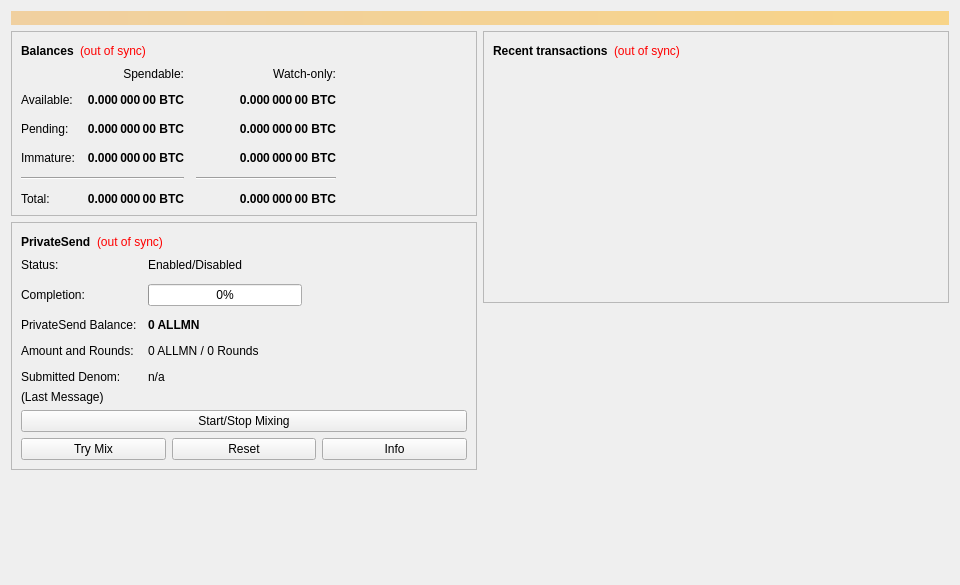
<?xml version="1.0" encoding="UTF-8"?>
<ui version="4.0">
 <class>OverviewPage</class>
 <widget class="QWidget" name="OverviewPage">
  <property name="geometry">
   <rect>
    <x>0</x>
    <y>0</y>
    <width>960</width>
    <height>585</height>
   </rect>
  </property>
  <property name="minimumSize">
   <size>
    <width>960</width>
    <height>0</height>
   </size>
  </property>
  <property name="windowTitle">
   <string>Form</string>
  </property>
  <layout class="QVBoxLayout" name="topLayout">
   <item>
    <widget class="QLabel" name="labelAlerts">
     <property name="visible">
      <bool>false</bool>
     </property>
     <property name="styleSheet">
      <string notr="true">QLabel { background-color: qlineargradient(x1: 0, y1: 0, x2: 1, y2: 0, stop:0 #F0D0A0, stop:1 #F8D488); color:#000000; }</string>
     </property>
     <property name="wordWrap">
      <bool>true</bool>
     </property>
     <property name="margin">
      <number>3</number>
     </property>
     <property name="textInteractionFlags">
      <set>Qt::TextSelectableByMouse</set>
     </property>
    </widget>
   </item>
   <item>
    <layout class="QHBoxLayout" name="horizontalLayout" stretch="1,1">
     <item>
      <layout class="QVBoxLayout" name="verticalLayout_2">
       <item>
        <widget class="QFrame" name="frame">
         <property name="frameShape">
          <enum>QFrame::StyledPanel</enum>
         </property>
         <property name="frameShadow">
          <enum>QFrame::Raised</enum>
         </property>
         <layout class="QVBoxLayout" name="verticalLayout_4">
          <item>
           <layout class="QHBoxLayout" name="horizontalLayout_4">
            <item>
             <widget class="QLabel" name="label_5">
              <property name="font">
               <font>
                <weight>75</weight>
                <bold>true</bold>
               </font>
              </property>
              <property name="text">
               <string>Balances</string>
              </property>
             </widget>
            </item>
            <item>
             <widget class="QLabel" name="labelWalletStatus">
              <property name="toolTip">
               <string>The displayed information may be out of date. Your wallet automatically synchronizes with the ALLMN network after a connection is established, but this process has not completed yet.</string>
              </property>
              <property name="styleSheet">
               <string notr="true">QLabel { color: red; }</string>
              </property>
              <property name="text">
               <string notr="true">(out of sync)</string>
              </property>
              <property name="alignment">
               <set>Qt::AlignLeading|Qt::AlignLeft|Qt::AlignVCenter</set>
              </property>
             </widget>
            </item>
            <item>
             <spacer name="horizontalSpacer_3">
              <property name="orientation">
               <enum>Qt::Horizontal</enum>
              </property>
              <property name="sizeHint" stdset="0">
               <size>
                <width>40</width>
                <height>20</height>
               </size>
              </property>
             </spacer>
            </item>
           </layout>
          </item>
          <item>
           <layout class="QGridLayout" name="gridLayout">
            <property name="spacing">
             <number>12</number>
            </property>
            <item row="2" column="2">
             <widget class="QLabel" name="labelWatchPending">
              <property name="font">
               <font>
                <weight>75</weight>
                <bold>true</bold>
               </font>
              </property>
              <property name="cursor">
               <cursorShape>IBeamCursor</cursorShape>
              </property>
              <property name="toolTip">
               <string>Unconfirmed transactions to watch-only addresses</string>
              </property>
              <property name="text">
               <string notr="true">0.000 000 00 BTC</string>
              </property>
              <property name="alignment">
               <set>Qt::AlignRight|Qt::AlignTrailing|Qt::AlignVCenter</set>
              </property>
              <property name="textInteractionFlags">
               <set>Qt::LinksAccessibleByMouse|Qt::TextSelectableByKeyboard|Qt::TextSelectableByMouse</set>
              </property>
             </widget>
            </item>
            <item row="2" column="1">
             <widget class="QLabel" name="labelUnconfirmed">
              <property name="font">
               <font>
                <weight>75</weight>
                <bold>true</bold>
               </font>
              </property>
              <property name="cursor">
               <cursorShape>IBeamCursor</cursorShape>
              </property>
              <property name="toolTip">
               <string>Total of transactions that have yet to be confirmed, and do not yet count toward the spendable balance</string>
              </property>
              <property name="text">
               <string notr="true">0.000 000 00 BTC</string>
              </property>
              <property name="alignment">
               <set>Qt::AlignRight|Qt::AlignTrailing|Qt::AlignVCenter</set>
              </property>
              <property name="textInteractionFlags">
               <set>Qt::LinksAccessibleByMouse|Qt::TextSelectableByKeyboard|Qt::TextSelectableByMouse</set>
              </property>
             </widget>
            </item>
            <item row="3" column="2">
             <widget class="QLabel" name="labelWatchImmature">
              <property name="font">
               <font>
                <weight>75</weight>
                <bold>true</bold>
               </font>
              </property>
              <property name="cursor">
               <cursorShape>IBeamCursor</cursorShape>
              </property>
              <property name="toolTip">
               <string>Mined balance in watch-only addresses that has not yet matured</string>
              </property>
              <property name="text">
               <string notr="true">0.000 000 00 BTC</string>
              </property>
              <property name="alignment">
               <set>Qt::AlignRight|Qt::AlignTrailing|Qt::AlignVCenter</set>
              </property>
              <property name="textInteractionFlags">
               <set>Qt::LinksAccessibleByMouse|Qt::TextSelectableByKeyboard|Qt::TextSelectableByMouse</set>
              </property>
             </widget>
            </item>
            <item row="4" column="0" colspan="2">
             <widget class="Line" name="lineSpendableBalance">
              <property name="orientation">
               <enum>Qt::Horizontal</enum>
              </property>
             </widget>
            </item>
            <item row="4" column="2">
             <widget class="Line" name="lineWatchBalance">
              <property name="sizePolicy">
               <sizepolicy hsizetype="Preferred" vsizetype="Fixed">
                <horstretch>0</horstretch>
                <verstretch>0</verstretch>
               </sizepolicy>
              </property>
              <property name="minimumSize">
               <size>
                <width>140</width>
                <height>0</height>
               </size>
              </property>
              <property name="orientation">
               <enum>Qt::Horizontal</enum>
              </property>
             </widget>
            </item>
            <item row="5" column="0">
             <widget class="QLabel" name="labelTotalText">
              <property name="text">
               <string>Total:</string>
              </property>
             </widget>
            </item>
            <item row="3" column="1">
             <widget class="QLabel" name="labelImmature">
              <property name="font">
               <font>
                <weight>75</weight>
                <bold>true</bold>
               </font>
              </property>
              <property name="cursor">
               <cursorShape>IBeamCursor</cursorShape>
              </property>
              <property name="toolTip">
               <string>Mined balance that has not yet matured</string>
              </property>
              <property name="text">
               <string notr="true">0.000 000 00 BTC</string>
              </property>
              <property name="alignment">
               <set>Qt::AlignRight|Qt::AlignTrailing|Qt::AlignVCenter</set>
              </property>
              <property name="textInteractionFlags">
               <set>Qt::LinksAccessibleByMouse|Qt::TextSelectableByKeyboard|Qt::TextSelectableByMouse</set>
              </property>
             </widget>
            </item>
            <item row="2" column="3">
             <spacer name="horizontalSpacer_2">
              <property name="orientation">
               <enum>Qt::Horizontal</enum>
              </property>
              <property name="sizeHint" stdset="0">
               <size>
                <width>40</width>
                <height>20</height>
               </size>
              </property>
             </spacer>
            </item>
            <item row="3" column="0">
             <widget class="QLabel" name="labelImmatureText">
              <property name="text">
               <string>Immature:</string>
              </property>
             </widget>
            </item>
            <item row="5" column="1">
             <widget class="QLabel" name="labelTotal">
              <property name="font">
               <font>
                <weight>75</weight>
                <bold>true</bold>
               </font>
              </property>
              <property name="cursor">
               <cursorShape>IBeamCursor</cursorShape>
              </property>
              <property name="toolTip">
               <string>Your current total balance</string>
              </property>
              <property name="text">
               <string notr="true">0.000 000 00 BTC</string>
              </property>
              <property name="alignment">
               <set>Qt::AlignRight|Qt::AlignTrailing|Qt::AlignVCenter</set>
              </property>
              <property name="textInteractionFlags">
               <set>Qt::LinksAccessibleByMouse|Qt::TextSelectableByKeyboard|Qt::TextSelectableByMouse</set>
              </property>
             </widget>
            </item>
            <item row="5" column="2">
             <widget class="QLabel" name="labelWatchTotal">
              <property name="font">
               <font>
                <weight>75</weight>
                <bold>true</bold>
               </font>
              </property>
              <property name="cursor">
               <cursorShape>IBeamCursor</cursorShape>
              </property>
              <property name="toolTip">
               <string>Current total balance in watch-only addresses</string>
              </property>
              <property name="text">
               <string notr="true">0.000 000 00 BTC</string>
              </property>
              <property name="alignment">
               <set>Qt::AlignRight|Qt::AlignTrailing|Qt::AlignVCenter</set>
              </property>
              <property name="textInteractionFlags">
               <set>Qt::LinksAccessibleByMouse|Qt::TextSelectableByKeyboard|Qt::TextSelectableByMouse</set>
              </property>
             </widget>
            </item>
            <item row="0" column="2">
             <widget class="QLabel" name="labelWatchonly">
              <property name="text">
               <string>Watch-only:</string>
              </property>
              <property name="alignment">
               <set>Qt::AlignRight|Qt::AlignTrailing|Qt::AlignVCenter</set>
              </property>
             </widget>
            </item>
            <item row="1" column="0">
             <widget class="QLabel" name="labelBalanceText">
              <property name="text">
               <string>Available:</string>
              </property>
             </widget>
            </item>
            <item row="1" column="1">
             <widget class="QLabel" name="labelBalance">
              <property name="font">
               <font>
                <weight>75</weight>
                <bold>true</bold>
               </font>
              </property>
              <property name="cursor">
               <cursorShape>IBeamCursor</cursorShape>
              </property>
              <property name="toolTip">
               <string>Your current spendable balance</string>
              </property>
              <property name="text">
               <string notr="true">0.000 000 00 BTC</string>
              </property>
              <property name="alignment">
               <set>Qt::AlignRight|Qt::AlignTrailing|Qt::AlignVCenter</set>
              </property>
              <property name="textInteractionFlags">
               <set>Qt::LinksAccessibleByMouse|Qt::TextSelectableByKeyboard|Qt::TextSelectableByMouse</set>
              </property>
             </widget>
            </item>
            <item row="1" column="2">
             <widget class="QLabel" name="labelWatchAvailable">
              <property name="font">
               <font>
                <weight>75</weight>
                <bold>true</bold>
               </font>
              </property>
              <property name="cursor">
               <cursorShape>IBeamCursor</cursorShape>
              </property>
              <property name="toolTip">
               <string>Your current balance in watch-only addresses</string>
              </property>
              <property name="text">
               <string notr="true">0.000 000 00 BTC</string>
              </property>
              <property name="alignment">
               <set>Qt::AlignRight|Qt::AlignTrailing|Qt::AlignVCenter</set>
              </property>
              <property name="textInteractionFlags">
               <set>Qt::LinksAccessibleByMouse|Qt::TextSelectableByKeyboard|Qt::TextSelectableByMouse</set>
              </property>
             </widget>
            </item>
            <item row="2" column="0">
             <widget class="QLabel" name="labelPendingText">
              <property name="text">
               <string>Pending:</string>
              </property>
             </widget>
            </item>
            <item row="0" column="1">
             <widget class="QLabel" name="labelSpendable">
              <property name="text">
               <string>Spendable:</string>
              </property>
              <property name="alignment">
               <set>Qt::AlignRight|Qt::AlignTrailing|Qt::AlignVCenter</set>
              </property>
             </widget>
            </item>
           </layout>
          </item>
         </layout>
        </widget>
       </item>
       <item>
        <widget class="QFrame" name="framePrivateSend">
         <property name="layoutDirection">
          <enum>Qt::LeftToRight</enum>
         </property>
         <property name="frameShape">
          <enum>QFrame::StyledPanel</enum>
         </property>
         <property name="frameShadow">
          <enum>QFrame::Raised</enum>
         </property>
         <layout class="QVBoxLayout" name="VerticalLayout_PS1">
          <item>
           <layout class="QHBoxLayout" name="horizontalLayout_5">
            <item>
             <widget class="QLabel" name="labelPrivateSendHeader">
              <property name="font">
               <font>
                <weight>75</weight>
                <bold>true</bold>
               </font>
              </property>
              <property name="text">
               <string>PrivateSend</string>
              </property>
             </widget>
            </item>
            <item>
             <widget class="QLabel" name="labelPrivateSendSyncStatus">
              <property name="toolTip">
               <string>The displayed information may be out of date. Your wallet automatically synchronizes with the ALLMN network after a connection is established, but this process has not completed yet.</string>
              </property>
              <property name="styleSheet">
               <string notr="true">QLabel { color: red; }</string>
              </property>
              <property name="text">
               <string notr="true">(out of sync)</string>
              </property>
              <property name="alignment">
               <set>Qt::AlignLeading|Qt::AlignLeft|Qt::AlignVCenter</set>
              </property>
             </widget>
            </item>
            <item>
             <spacer name="horizontalSpacer_4">
              <property name="orientation">
               <enum>Qt::Horizontal</enum>
              </property>
              <property name="sizeHint" stdset="0">
               <size>
                <width>40</width>
                <height>20</height>
               </size>
              </property>
             </spacer>
            </item>
           </layout>
          </item>
          <item>
           <layout class="QFormLayout" name="privateSendFormLayout">
            <property name="fieldGrowthPolicy">
             <enum>QFormLayout::AllNonFixedFieldsGrow</enum>
            </property>
            <property name="horizontalSpacing">
             <number>11</number>
            </property>
            <property name="verticalSpacing">
             <number>12</number>
            </property>
            <item row="0" column="0">
             <widget class="QLabel" name="labelPrivateSendEnabledText">
              <property name="text">
               <string>Status:</string>
              </property>
             </widget>
            </item>
            <item row="0" column="1">
             <widget class="QLabel" name="labelPrivateSendEnabled">
              <property name="text">
               <string>Enabled/Disabled</string>
              </property>
             </widget>
            </item>
            <item row="1" column="0">
             <widget class="QLabel" name="labelCompletitionText">
              <property name="text">
               <string>Completion:</string>
              </property>
             </widget>
            </item>
            <item row="1" column="1">
             <widget class="QProgressBar" name="privateSendProgress">
              <property name="maximumSize">
               <size>
                <width>154</width>
                <height>16777215</height>
               </size>
              </property>
              <property name="value">
               <number>0</number>
              </property>
             </widget>
            </item>
            <item row="2" column="0">
             <widget class="QLabel" name="labelAnonymizedText">
              <property name="text">
               <string>PrivateSend Balance:</string>
              </property>
             </widget>
            </item>
            <item row="2" column="1">
             <widget class="QLabel" name="labelAnonymized">
              <property name="font">
               <font>
                <weight>75</weight>
                <bold>true</bold>
               </font>
              </property>
              <property name="text">
               <string notr="true">0 ALLMN</string>
              </property>
             </widget>
            </item>
            <item row="3" column="0">
             <widget class="QLabel" name="labelAmountAndRoundsText">
              <property name="text">
               <string>Amount and Rounds:</string>
              </property>
             </widget>
            </item>
            <item row="3" column="1">
             <widget class="QLabel" name="labelAmountRounds">
              <property name="text">
               <string>0 ALLMN / 0 Rounds</string>
              </property>
             </widget>
            </item>
            <item row="4" column="0">
             <widget class="QLabel" name="labelSubmittedDenomText">
              <property name="text">
               <string>Submitted Denom:</string>
              </property>
             </widget>
            </item>
            <item row="4" column="1">
             <widget class="QLabel" name="labelSubmittedDenom">
              <property name="toolTip">
               <string>The denominations you submitted to the Masternode.&lt;br&gt;To mix, other users must submit the exact same denominations.</string>
              </property>
              <property name="text">
               <string>n/a</string>
              </property>
             </widget>
            </item>
           </layout>
          </item>
          <item>
           <layout class="QVBoxLayout" name="VerticalLayout_PS">
            <item>
             <widget class="QLabel" name="labelPrivateSendLastMessage">
              <property name="text">
               <string>(Last Message)</string>
              </property>
              <property name="alignment">
               <set>Qt::AlignLeading|Qt::AlignLeft|Qt::AlignTop</set>
              </property>
              <property name="wordWrap">
               <bool>true</bool>
              </property>
             </widget>
            </item>
            <item>
             <widget class="QPushButton" name="togglePrivateSend">
              <property name="sizePolicy">
               <sizepolicy hsizetype="MinimumExpanding" vsizetype="Fixed">
                <horstretch>0</horstretch>
                <verstretch>0</verstretch>
               </sizepolicy>
              </property>
              <property name="text">
               <string>Start/Stop Mixing</string>
              </property>
             </widget>
            </item>
            <item>
             <layout class="QHBoxLayout" name="horizontalLayout_debugbuttons">
              <item>
               <widget class="QPushButton" name="privateSendAuto">
                <property name="sizePolicy">
                 <sizepolicy hsizetype="MinimumExpanding" vsizetype="Fixed">
                  <horstretch>0</horstretch>
                  <verstretch>0</verstretch>
                 </sizepolicy>
                </property>
                <property name="toolTip">
                 <string>Try to manually submit a PrivateSend request.</string>
                </property>
                <property name="text">
                 <string>Try Mix</string>
                </property>
               </widget>
              </item>
              <item>
               <widget class="QPushButton" name="privateSendReset">
                <property name="sizePolicy">
                 <sizepolicy hsizetype="MinimumExpanding" vsizetype="Fixed">
                  <horstretch>0</horstretch>
                  <verstretch>0</verstretch>
                 </sizepolicy>
                </property>
                <property name="toolTip">
                 <string>Reset the current status of PrivateSend (can interrupt PrivateSend if it's in the process of Mixing, which can cost you money!)</string>
                </property>
                <property name="autoFillBackground">
                 <bool>false</bool>
                </property>
                <property name="text">
                 <string>Reset</string>
                </property>
               </widget>
              </item>
              <item>
               <widget class="QPushButton" name="privateSendInfo">
                <property name="sizePolicy">
                 <sizepolicy hsizetype="MinimumExpanding" vsizetype="Fixed">
                  <horstretch>0</horstretch>
                  <verstretch>0</verstretch>
                 </sizepolicy>
                </property>
                <property name="toolTip">
                 <string>Information about PrivateSend and Mixing</string>
                </property>
                <property name="text">
                 <string>Info</string>
                </property>
               </widget>
              </item>
             </layout>
            </item>
           </layout>
          </item>
         </layout>
        </widget>
       </item>
       <item>
        <spacer name="verticalSpacer">
         <property name="orientation">
          <enum>Qt::Vertical</enum>
         </property>
         <property name="sizeHint" stdset="0">
          <size>
           <width>20</width>
           <height>40</height>
          </size>
         </property>
        </spacer>
       </item>
      </layout>
     </item>
     <item>
      <layout class="QVBoxLayout" name="verticalLayout_3">
       <item>
        <widget class="QFrame" name="frame_2">
         <property name="frameShape">
          <enum>QFrame::StyledPanel</enum>
         </property>
         <property name="frameShadow">
          <enum>QFrame::Raised</enum>
         </property>
         <layout class="QVBoxLayout" name="verticalLayout">
          <item>
           <layout class="QHBoxLayout" name="horizontalLayout_2">
            <item>
             <widget class="QLabel" name="label_4">
              <property name="font">
               <font>
                <weight>75</weight>
                <bold>true</bold>
               </font>
              </property>
              <property name="text">
               <string>Recent transactions</string>
              </property>
             </widget>
            </item>
            <item>
             <widget class="QLabel" name="labelTransactionsStatus">
              <property name="toolTip">
               <string>The displayed information may be out of date. Your wallet automatically synchronizes with the ALLMN network after a connection is established, but this process has not completed yet.</string>
              </property>
              <property name="styleSheet">
               <string notr="true">QLabel { color: red; }</string>
              </property>
              <property name="text">
               <string notr="true">(out of sync)</string>
              </property>
              <property name="alignment">
               <set>Qt::AlignLeading|Qt::AlignLeft|Qt::AlignVCenter</set>
              </property>
             </widget>
            </item>
            <item>
             <spacer name="horizontalSpacer">
              <property name="orientation">
               <enum>Qt::Horizontal</enum>
              </property>
              <property name="sizeHint" stdset="0">
               <size>
                <width>40</width>
                <height>20</height>
               </size>
              </property>
             </spacer>
            </item>
           </layout>
          </item>
          <item>
           <widget class="QListView" name="listTransactions">
            <property name="styleSheet">
             <string notr="true">QListView { background: transparent; }</string>
            </property>
            <property name="frameShape">
             <enum>QFrame::NoFrame</enum>
            </property>
            <property name="verticalScrollBarPolicy">
             <enum>Qt::ScrollBarAlwaysOff</enum>
            </property>
            <property name="horizontalScrollBarPolicy">
             <enum>Qt::ScrollBarAlwaysOff</enum>
            </property>
            <property name="selectionMode">
             <enum>QAbstractItemView::NoSelection</enum>
            </property>
           </widget>
          </item>
         </layout>
        </widget>
       </item>
       <item>
        <spacer name="verticalSpacer_2">
         <property name="orientation">
          <enum>Qt::Vertical</enum>
         </property>
         <property name="sizeHint" stdset="0">
          <size>
           <width>20</width>
           <height>40</height>
          </size>
         </property>
        </spacer>
       </item>
      </layout>
     </item>
    </layout>
   </item>
  </layout>
 </widget>
 <resources/>
 <connections/>
</ui>
